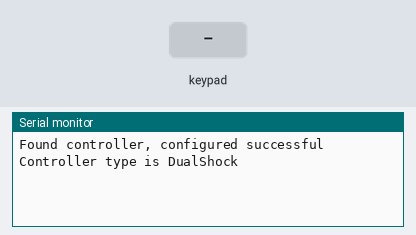
A sketch run on a simulated Arduino Uno, built with avr-gcc and run on an emulated ATmega328P. Parts: the last lines printed to the serial monitor. The inputs (shaded band) are chosen by the test bench.

Above: at 1.2 s.
1.3 s: key 'U' pressed
At 2.5 s:
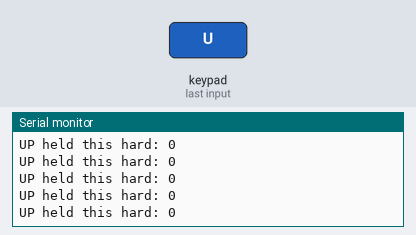
2.8 s: key 'D' pressed
At 4.0 s:
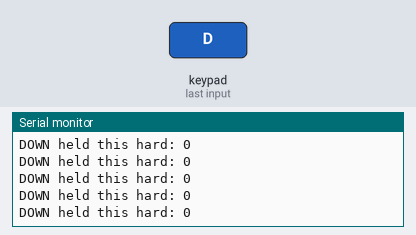
4.3 s: key 'L' pressed
At 5.5 s:
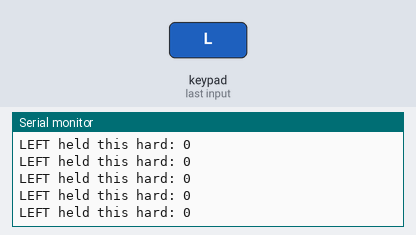
5.8 s: key 'R' pressed
At 7.0 s:
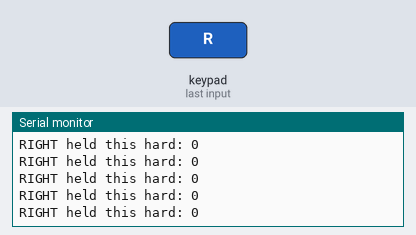
7.3 s: key 'X' pressed
At 8.9 s:
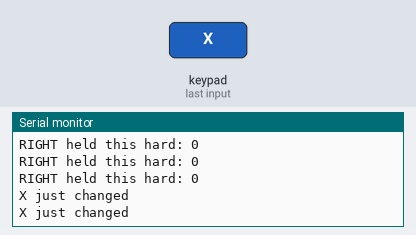
9.2 s: key 'O' pressed
At 10.6 s:
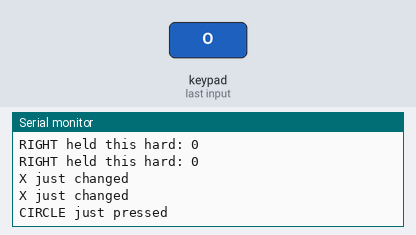

Measured:
- after the input at 1.3 s, the serial monitor: prints a new line at once (image 1)
- after the input at 2.8 s, the serial monitor: prints a new line at once (image 2)
- after the input at 4.3 s, the serial monitor: prints a new line at once (image 3)
- after the input at 5.8 s, the serial monitor: prints a new line at once (image 4)
- after the input at 7.3 s, the serial monitor: prints a new line at once (image 5)
- after the input at 9.2 s, the serial monitor: prints a new line at once (image 6)

The sketch:

hl_mini_joystick_ps2_check.ino
```cpp
// (licence header left out)
// Подключение библиотеки для работы с джойстиком
#include <PS2X_lib.h>

// Выводы связи с модулем приёмопередатчика
const byte ATTENTION_PIN = 10;
const byte COMMAND_PIN = 11;
const byte DATA_PIN = 12;
const byte CLOCK_PIN = 13;

// Хранит значение ошибки
int error = 0;
// Хранит тип найденного джойстика
byte controller_type = 0;
// Хранит значение оборотов мотора вибрации
byte vibrate_value = 0;

// Создание объекта для работы с джойстиком
PS2X ps2x;

void setup() {
  // Настройка скорости отладочного порта
  Serial.begin(9600);

  // Инициализация джойстика с получением кода ошибки
  error = ps2x.config_gamepad(CLOCK_PIN, COMMAND_PIN, ATTENTION_PIN, DATA_PIN, true, true);

  // Проверка кода ошибки
  if(error == 0 || error == 3) {
    Serial.println("Found controller, configured successful");
  }
  else {
   Serial.println("No controller found or not accepting commands");
  }

  // Получение кода типа контроллера
  controller_type = ps2x.readType();

  // Проверка кода типа контроллера
  if(controller_type == 1) {
    Serial.println("Controller type is DualShock");
  }
  else {
   Serial.println("Another controller");
   while(1); // Остановка дальнейших действий, если иной контроллер
  }
}

void loop() {
  ps2x.read_gamepad(false, vibrate_value);

  if(ps2x.Button(PSB_START)) {
    Serial.println("START is being held");
  }

  if(ps2x.Button(PSB_SELECT)) {
    Serial.println("SELECT is being held");
  }

  if(ps2x.Button(PSB_PAD_UP)) {
    Serial.print("UP held this hard: ");
    Serial.println(ps2x.Analog(PSAB_PAD_UP), DEC);
  }

  if(ps2x.Button(PSB_PAD_RIGHT)) {
    Serial.print("RIGHT held this hard: ");
    Serial.println(ps2x.Analog(PSAB_PAD_RIGHT), DEC);
  }

  if(ps2x.Button(PSB_PAD_LEFT)) {
    Serial.print("LEFT held this hard: ");
    Serial.println(ps2x.Analog(PSAB_PAD_LEFT), DEC);
  }

  if(ps2x.Button(PSB_PAD_DOWN)) {
    Serial.print("DOWN held this hard: ");
    Serial.println(ps2x.Analog(PSAB_PAD_DOWN), DEC);
  }

  // Изменение вибрации в зависимости от силы нажатия на кнопку (X)
  vibrate_value = ps2x.Analog(PSAB_BLUE);

  // Срабатывает при изменении состояния любой кнопки (Нажата\Отпущена, Отпущена\Нажата)
  if(ps2x.NewButtonState()) {
    if(ps2x.Button(PSB_L3)) {
      Serial.println("L3 pressed");
    }

    if(ps2x.Button(PSB_R3)) {
      Serial.println("R3 pressed");
    }

    if(ps2x.Button(PSB_L2)) {
      Serial.println("L2 pressed");
    }

    if(ps2x.Button(PSB_R2)) {
      Serial.println("R2 pressed");
    }

    if(ps2x.Button(PSB_GREEN)) {
      Serial.println("TRIANGLE pressed");
    }
  }

  // Если кнопка просто нажата
  if(ps2x.ButtonPressed(PSB_RED)) {
    Serial.println("CIRCLE just pressed");
  }

  // Если кнопка просто отпущена
  if(ps2x.ButtonReleased(PSB_PINK)) {
    Serial.println("SQUARE just released");
  }

  // Если просто изменилось состояние кнопки
  if(ps2x.NewButtonState(PSB_BLUE)) {
    Serial.println("X just changed");
  }

  // Если любая из этих кнопок нажата, то выводятся значения стиков
  if(ps2x.Button(PSB_L1) || ps2x.Button(PSB_R1)) {
    Serial.print("Stick Values: ");
    // Левый стик
    Serial.print(ps2x.Analog(PSS_LY), DEC); // Ось Y
    Serial.print(", ");
    Serial.print(ps2x.Analog(PSS_LX), DEC); // Ось X
    Serial.print(", ");
    // Правый стик
    Serial.print(ps2x.Analog(PSS_RY), DEC); // Ось Y
    Serial.print(", ");
    Serial.println(ps2x.Analog(PSS_RX), DEC); // Ось X
  }

  delay(50);
}
```
